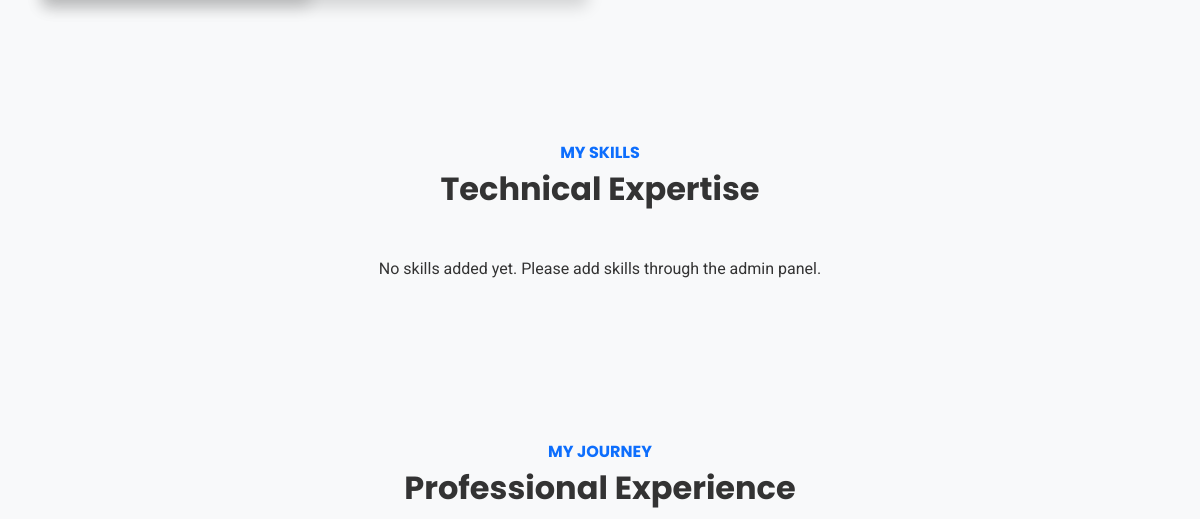
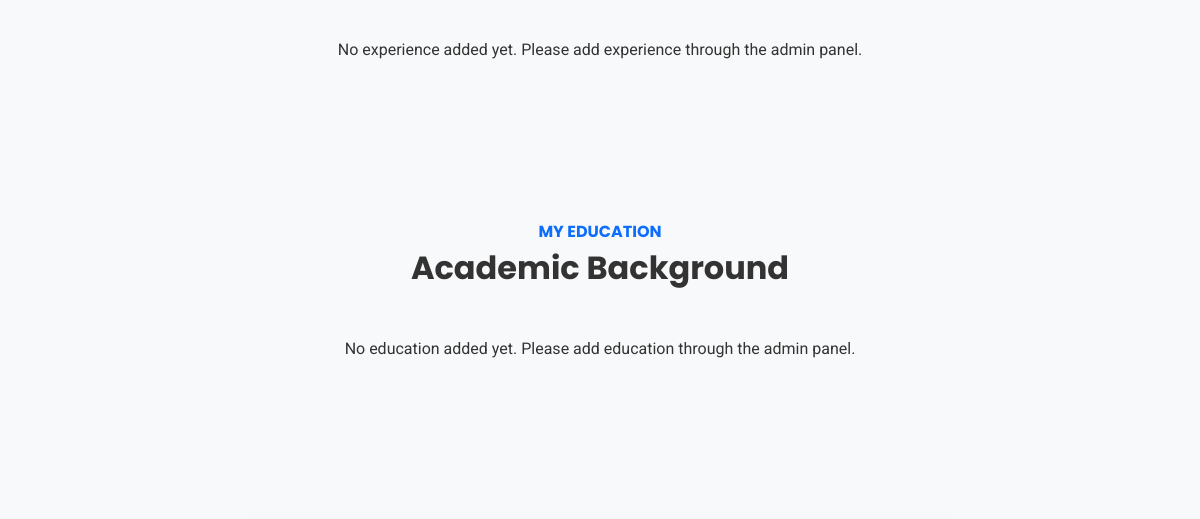
Before: / (middle part) with the older database file (2 pictures, top to bottom).
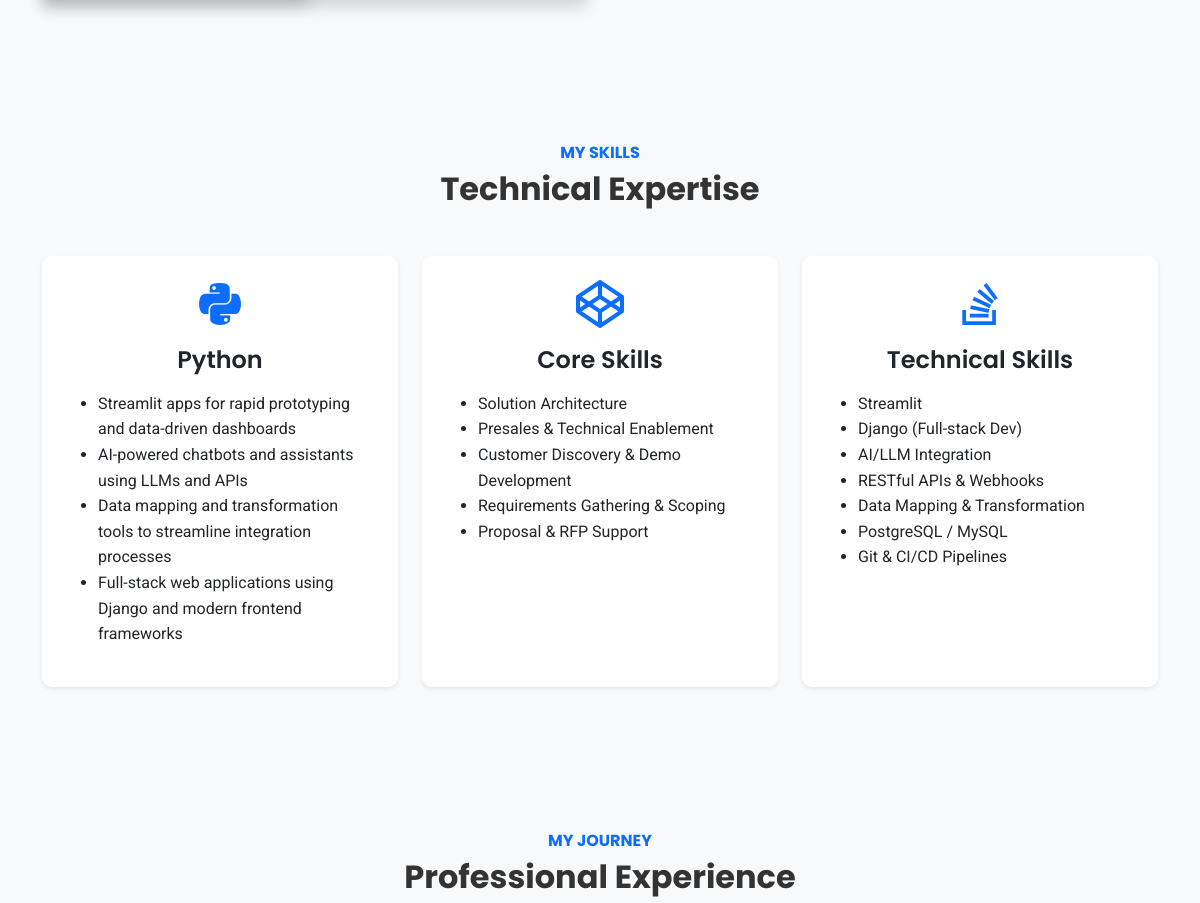
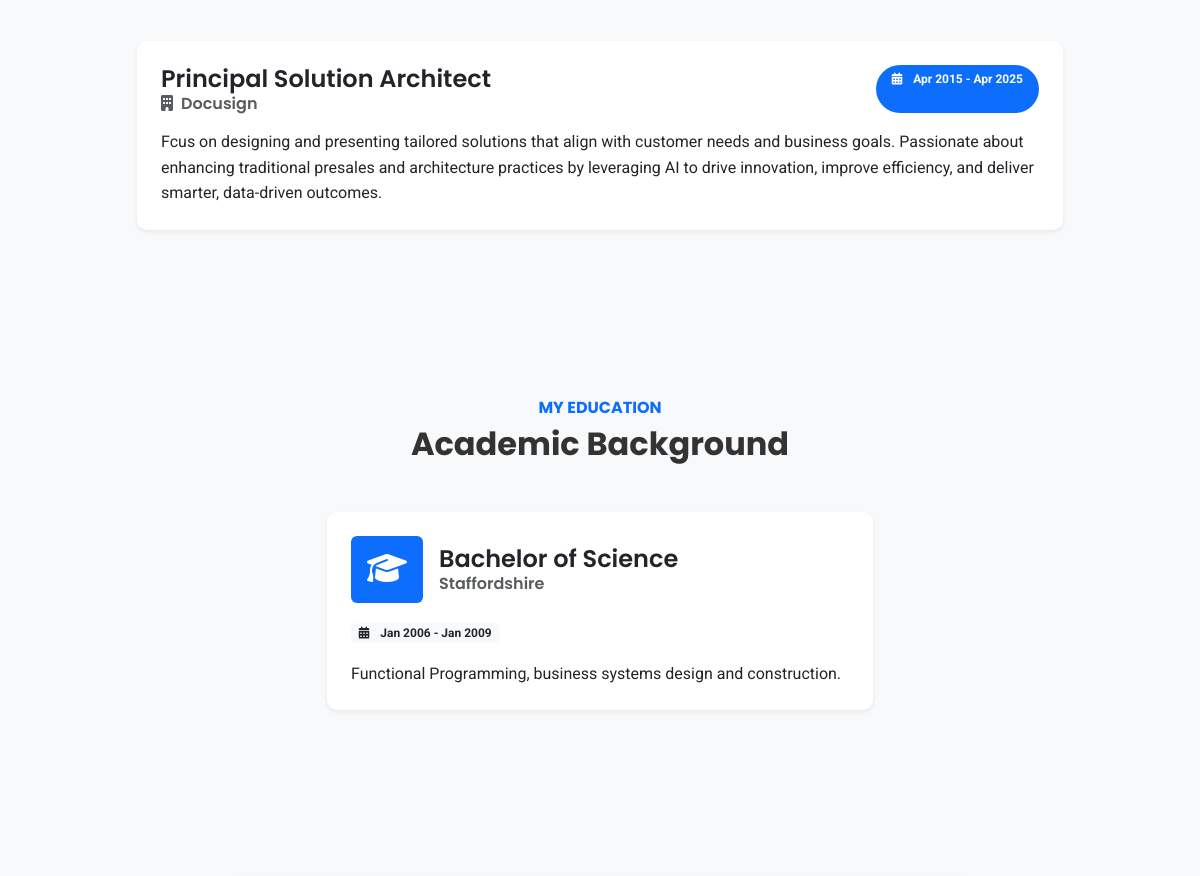
After: the same page with the newer database file (2 pictures, top to bottom).
### core/models.py (models this page shows, shortened)
class Skill(models.Model):
    name = models.CharField(max_length=100)
    description = models.TextField()
    icon = models.CharField(max_length=50, help_text="Font Awesome icon class")
    order = models.IntegerField(default=0)
    class Meta:
        ordering = ['order']

class Experience(models.Model):
    company = models.CharField(max_length=200)
    position = models.CharField(max_length=200)
    location = models.CharField(max_length=200)
    start_date = models.DateField()
    end_date = models.DateField(null=True, blank=True)
    description = models.TextField()
    order = models.IntegerField(default=0)
    class Meta:
        ordering = ['-end_date', '-start_date']

class Education(models.Model):
    university = models.CharField(max_length=200)
    degree = models.CharField(max_length=200)
    field_of_study = models.CharField(max_length=200)
    start_date = models.DateField()
    end_date = models.DateField(null=True, blank=True)
    description = models.TextField()
    order = models.IntegerField(default=0)
    class Meta:
        ordering = ['-end_date', '-start_date']
        verbose_name_plural = "Education"

### core/views.py (the view)
# urls.py: path('', views.HomeView.as_view(), name='home'),
class HomeView(TemplateView):
    template_name = 'core/home.html'
    def get_context_data(self, **kwargs):
        context = super().get_context_data(**kwargs)
        context['skills'] = Skill.objects.all()
        context['education'] = Education.objects.all()
        context['experience'] = Experience.objects.all()
        return context

### templates/core/home.html (shortened to what this page needs)
{% extends 'base.html' %}
{% load static %}
{% block content %}
<section id="about" class="py-5">
    <div class="container py-4">
    </div>
</section>
<section class="skills-section py-5 bg-light">
    <div class="container py-4">
        <div class="text-center mb-5">
            <h6 class="text-primary fw-bold mb-2">MY SKILLS</h6>
            <h2 class="fw-bold">Technical Expertise</h2>
        </div>
        <div class="row g-4 justify-content-center">
            {% for skill in skills %}
            <div class="col-md-4 col-lg-4">
                <div class="card h-100 border-0 shadow-sm">
                    <div class="card-body text-center p-4">
                        <div class="mb-3">
                            <i class="{{ skill.icon }} fa-3x text-primary"></i>
                        </div>
                        <h4 class="card-title mb-3">{{ skill.name }}</h4>
                        <div class="card-text text-start">
                            <ul>
                                {% for line in skill.description.splitlines %}
                                    {% if line %}
                                        <li>{{ line }}</li>
                                    {% endif %}
                                {% endfor %}
                            </ul>
                        </div>
                    </div>
                </div>
            </div>
            {% empty %}
            <div class="col-12 text-center">
                <p>No skills added yet. Please add skills through the admin panel.</p>
            </div>
            {% endfor %}
        </div>
    </div>
</section>
<section class="py-5">
    <div class="container py-4">
        <div class="text-center mb-5">
            <h6 class="text-primary fw-bold mb-2">MY JOURNEY</h6>
            <h2 class="fw-bold">Professional Experience</h2>
        </div>
        <div class="row">
            <div class="col-lg-10 mx-auto">
                <div class="timeline">
                    {% for exp in experience %}
                    <div class="card mb-4 border-0 shadow-sm">
                        <div class="card-body p-4">
                            <div class="d-flex justify-content-between mb-3">
                                <div>
                                    <h4 class="card-title mb-1">{{ exp.position }}</h4>
                                    <h6 class="card-subtitle text-muted">
                                        <i class="fas fa-building me-2"></i>{{ exp.company }}
                                    </h6>
                                </div>
                                <span class="badge bg-primary py-2 px-3 rounded-pill">
                                    <i class="fas fa-calendar-alt me-2"></i>
                                    {{ exp.start_date|date:"M Y" }} -
                                    {% if exp.end_date %}
                                        {{ exp.end_date|date:"M Y" }}
                                    {% else %}
                                        Present
                                    {% endif %}
                                </span>
                            </div>
                            <p class="card-text">{{ exp.description }}</p>
                        </div>
                    </div>
                    {% empty %}
                    <div class="text-center">
                        <p>No experience added yet. Please add experience through the admin panel.</p>
                    </div>
                    {% endfor %}
                </div>
            </div>
        </div>
    </div>
</section>
<section class="py-5 bg-light">
    <div class="container py-4">
        <div class="text-center mb-5">
            <h6 class="text-primary fw-bold mb-2">MY EDUCATION</h6>
            <h2 class="fw-bold">Academic Background</h2>
        </div>
        <div class="row g-4 justify-content-center">
            {% for edu in education %}
            <div class="col-md-8 col-lg-6 mb-4">
                <div class="card h-100 border-0 shadow-sm">
                    <div class="card-body p-4">
                        <div class="d-flex align-items-center mb-3">
                            <div class="bg-primary p-3 rounded text-white me-3">
                                <i class="fas fa-graduation-cap fa-2x"></i>
                            </div>
                            <div>
                                <h4 class="card-title mb-1">{{ edu.degree }}</h4>
                                <h6 class="card-subtitle text-muted">{{ edu.university }}</h6>
                            </div>
                        </div>
                        <div class="mb-3">
                            <span class="badge bg-light text-dark">
                                <i class="fas fa-calendar-alt me-2"></i>
                                {{ edu.start_date|date:"M Y" }} -
                                {% if edu.end_date %}
                                    {{ edu.end_date|date:"M Y" }}
                                {% else %}
                                    Present
                                {% endif %}
                            </span>
                        </div>
                        <p class="card-text">{{ edu.description }}</p>
                    </div>
                </div>
            </div>
            {% empty %}
            <div class="col-12 text-center">
                <p>No education added yet. Please add education through the admin panel.</p>
            </div>
            {% endfor %}
        </div>
    </div>
</section>
<section class="py-5 text-center">
    <div class="container py-4">
    </div>
</section>
{% endblock %}

### templates/base.html (shortened to what this page needs)
<!DOCTYPE html>
<html lang="en">
<head>
    <link href="https://cdn.jsdelivr.net/npm/bootstrap@5.3.2/dist/css/bootstrap.min.css" rel="stylesheet">
    <link rel="stylesheet" href="https://cdnjs.cloudflare.com/ajax/libs/font-awesome/6.5.1/css/all.min.css">
</head>
<body>
    <main>
        {% block content %}
        {% endblock %}
    </main>
</body>
</html>

### templates/base.html (style rules this page uses)
:root { --primary-color: #3498db; --primary-dark: #2980b9; --secondary-color: #2c3e50; --light-bg: #f8f9fa; --dark-bg: #212529; --text-color: #333; --light-text: #f8f9fa; }
body { font-family: 'Roboto', sans-serif; color: var(--text-color); padding-top: 76px; line-height: 1.6; background-color: var(--light-bg); position: relative; min-height: 100vh; padding-bottom: 280px; }
h1, h2, h3, h4, h5, h6 { font-family: 'Poppins', sans-serif; font-weight: 600; }
.card { border: none; box-shadow: 0 5px 15px rgba(0, 0, 0, 0.05); transition: transform 0.3s, box-shadow 0.3s; border-radius: 10px; overflow: hidden; }

Changed rows visible on the page:
added Skill: name "Python", splitlines "Streamlit apps for rapid prototyping and data-driven dashboards" "AI-powered chatbots and assistants using LLMs and APIs" "Data mapping and transformation tools to streamline integration processes" "Full-stack web applications using Django and modern frontend frameworks"
added Skill: name "Core Skills", splitlines "Solution Architecture" "Presales & Technical Enablement" "Customer Discovery & Demo Development" "Requirements Gathering & Scoping" "Proposal & RFP Support"
added Skill: name "Technical Skills", splitlines "Streamlit" "Django (Full-stack Dev)" "AI/LLM Integration" "RESTful APIs & Webhooks" "Data Mapping & Transformation" "PostgreSQL / MySQL" "Git & CI/CD Pipelines"
added Experience: position "Principal Solution Architect", company "Docusign", start_date "Apr 2015", end_date "Apr 2025", description "Fcus on designing and presenting tailored solutions that align with customer needs and business goals. Passionate about enhancing traditional presales and architecture practices by leveraging AI to drive innovation, improve efficiency, and deliver smarter, data-driven outcomes."
added Education: degree "Bachelor of Science", university "Staffordshire", start_date "Jan 2006", end_date "Jan 2009", description "Functional Programming, business systems design and construction."
Other visible differences:
text no longer shown: "No skills added yet. Please add skills through the admin panel. No experience added yet. Please add experience through the admin panel. No education added yet. Please add education through the admin panel."
